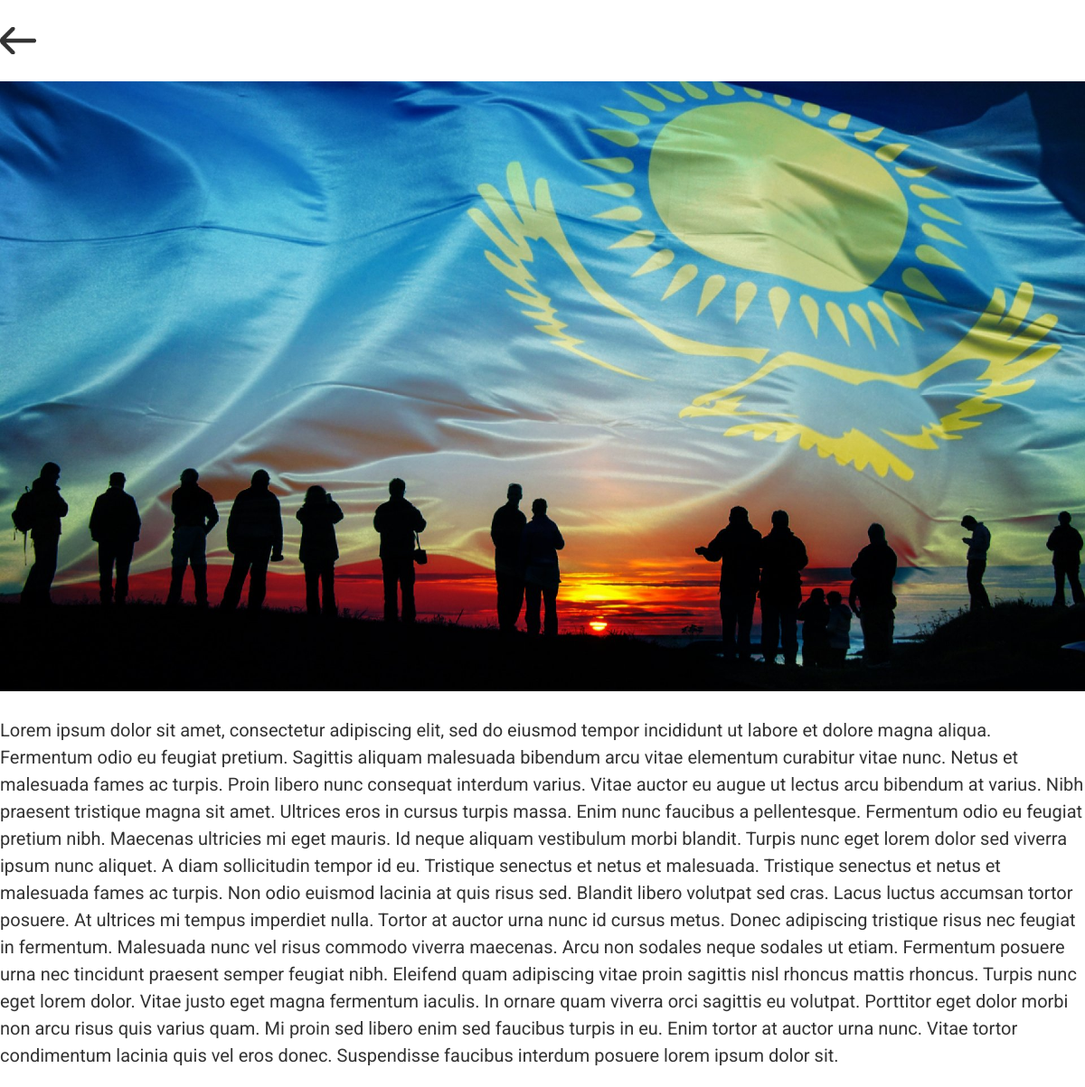
Screenshot of /assets/pages/event.php?id=3 with the database file from the repository.
### tables this page shows
CREATE TABLE `event` (
  `id` int(11) NOT NULL,
  `title` varchar(255) NOT NULL,
  `text` text NOT NULL,
  `image` varchar(255) NOT NULL,
  `pubdate` date NOT NULL DEFAULT current_timestamp(),
  `event_date` date NOT NULL
);

### assets/pages/event.php (the view, shortened to what this page needs)
<?php require "../../includes/config.php"; ?>
<!DOCTYPE html>
<html>
<head>
    <link rel="stylesheet" type="text/css" href="../style/style_event.css">
</head>
<body>
    <?php
    $event_query = mysqli_query($connection, 'SELECT * FROM event WHERE id = "' . $_GET['id'] . '" LIMIT 1');
    $event_info = mysqli_fetch_assoc($event_query);
    ?>
    <div class="blog_all_header">
        <div class="container">
            <div class="blog_header">
                <a class="blog_head_arrow" href="../../index.php#event_link"></a>
            </div>
        </div>
    </div>
    <div class="content">
        <div class="container">
            <img class="basketball_img" src="../images/event/<?php echo $event_info['image']; ?>" alt="<?php echo $event_info['image']; ?>">
            <p><?php echo $event_info['text']; ?></p>
        </div>
    </div>
</body>
</html>

### assets/style/style_event.css (style rules this page uses)
body { margin: 0; font-family: 'Roboto', sans-serif; font-size: 15px; line-height: 1.5; color: #333; }
.container { width: 100%; max-width: 1200px; margin: 0 auto; }
.blog_all_header { padding: 30px 0px; }
.blog_header { display: flex; justify-content: center; align-items: center; }
.blog_head_arrow { background: url("../images/arrow/arrow_black.png") no-repeat center; background-size: cover; height: 30px; width: 40px; }
.content { font-size: 20px; }
.basketball_img { width: 1200px; height: auto; }

### rows the page displays
event: image (picture), text "Lorem ipsum dolor sit amet, consectetur adipiscing elit, sed do eiusmod tempor incididunt ut labore et dolore magna aliqua. Fermentum odio eu feugiat pretium. Sagittis aliquam malesuada bibendum arcu vitae elementum curabitur vitae nunc. Netus et malesuada fames ac turpis. Proin libero nunc consequat interdum varius. Vitae auctor eu augue ut lectus arcu bibendum at varius. Nibh praesent tristique magna sit amet. Ultrices eros in cursus turpis massa. Enim nunc faucibus a pellentesque. Fermentum odio eu feugiat pretium nibh. Maecenas ultricies mi eget mauris. Id neque aliquam vestibulum morbi blandit. Turpis nunc eget lorem dolor sed viverra ipsum nunc aliquet. A diam sollicitudin tempor id…"
